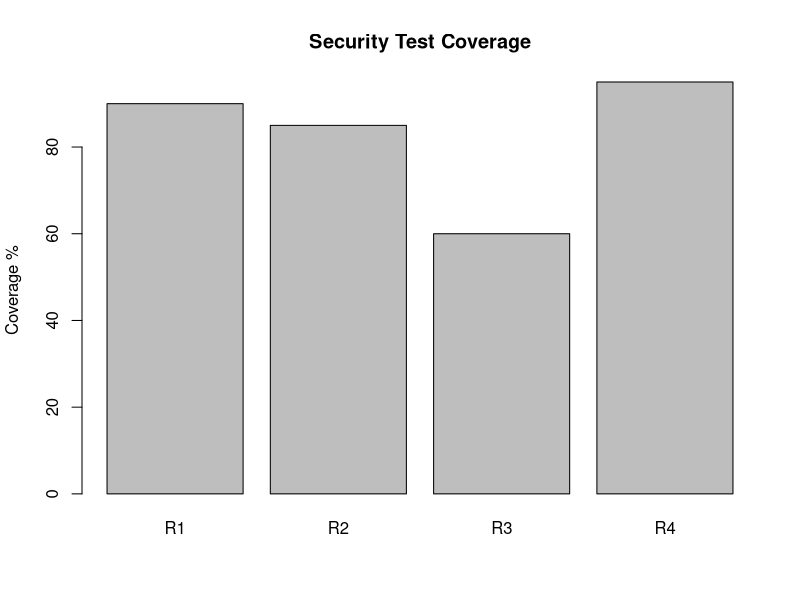

Here is the R script that generated this plot:
# Q39 - CI/CD Security Dashboard

release <- c("R1", "R2", "R3", "R4")

build_success <- c(1, 1, 0, 1)
SAST <- c(5, 10, 20, 3)
DAST <- c(2, 5, 8, 1)
SCA <- c(3, 7, 10, 2)
security_gate <- c("PASS", "PASS", "FAIL", "PASS")
remediation <- c(90, 80, 50, 95)
coverage <- c(90, 85, 60, 95)

data <- data.frame(
  Release = release,
  Build_Success = build_success,
  SAST = SAST,
  DAST = DAST,
  SCA = SCA,
  Security_Gate = security_gate,
  Remediation = remediation,
  Coverage = coverage
)

print(data)

# Deployment decision
data$Deployment <- ifelse(
  data$Security_Gate == "PASS" &
    data$Coverage >= 80,
  "Suitable",
  "Not Suitable"
)

print(data)

# Graph
barplot(data$Coverage,
        names.arg = data$Release,
        main = "Security Test Coverage",
        ylab = "Coverage %")
